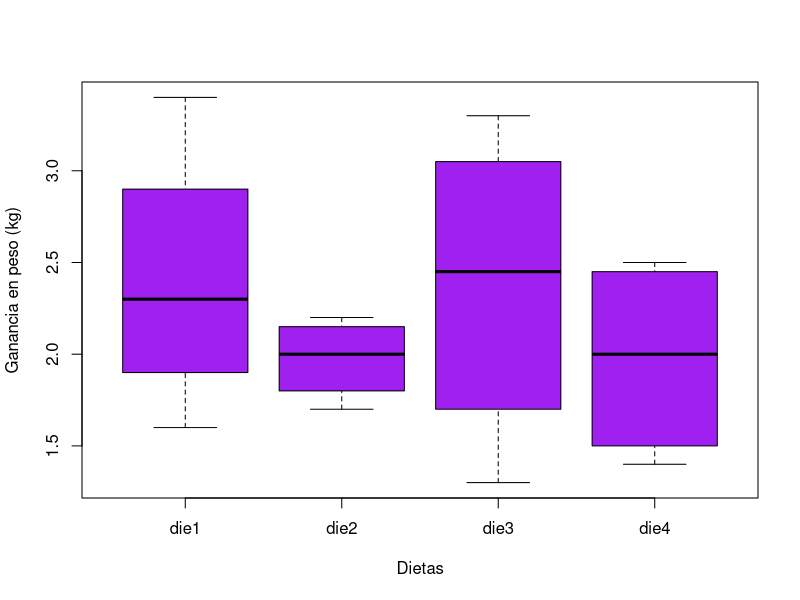
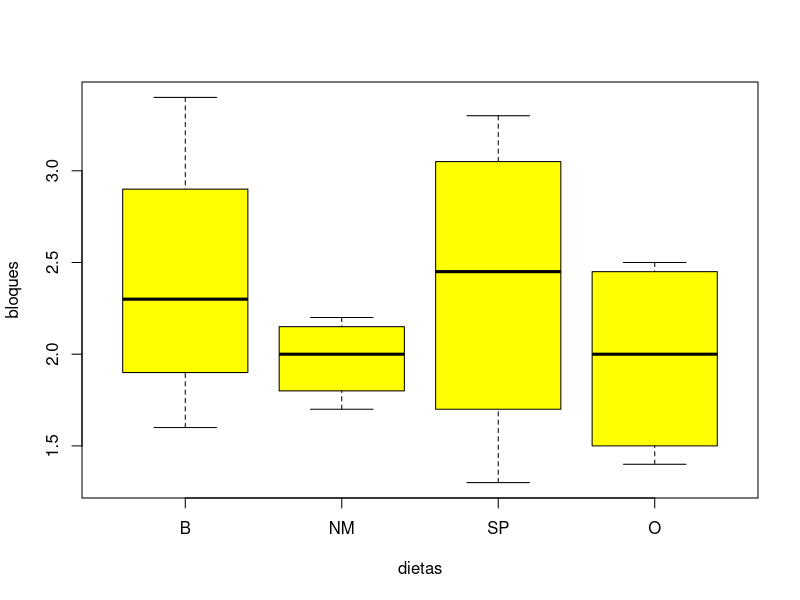

The R source for these figures, in order:
# Andy Abril Ramos Villa 
# 2026333
# 20/05/2024


#Experimento ganancia en peso (GP) basado en diferentes 
#Niveles de factor: 4 (die1, die2, die3, die4)

die1 <- c(2.4, 2.2, 3.4, 1.6)
die2 <- c(2.2, 1.9, 1.7, 2.1)
die3 <- c(3.3, 1.3, 2.8, 2.1)
die4 <- c(1.6, 2.5, 1.4, 2.4)


# Sumatoria de grupos/bloques
sum(die1[1]+die2[1]+die3[1]+die4[1])
sum(die1[2]+die2[2]+die3[2]+die4[2])
sum(die1[3]+die2[3]+die3[3]+die4[3])
sum(die1[4]+die2[4]+die3[4]+die4[4])

# Sumatoria de las dietas independientes de grupo/bloque
sum(die1); sum(die2); sum(die3); sum(die4)



GP <- c(die1, die2, die3, die4)
Trat <- gl(4, 4, 16, labels = c("die1", "die2", "die3", "die4"))
Bloq <- gl(4, 4, 16, labels = c("B", "NM", "SP", "O"))

Dietas <- data.frame(Trat, Bloq, GP)
head(Dietas)


boxplot(Dietas$GP ~ Dietas$Trat, col = "purple",
        xlab = "Dietas", 
        ylab = "Ganancia en peso (kg)")

tapply(Dietas$GP, Dietas$Trat, var)
fligner.test(Dietas$GP, Dietas$Trat)
bartlett.test(Dietas$GP, Dietas$Trat)


diet.aov <- aov(Dietas$GP ~ Dietas$Bloq)
summary(diet.aov)

boxplot(Dietas$GP ~ Dietas$Bloq, col = "yellow", xlab = "dietas", ylab = "bloques")

di2.aov <- aov(Dietas$GP ~ Dietas$Trat + Dietas$Bloq)
summary(di2.aov)

